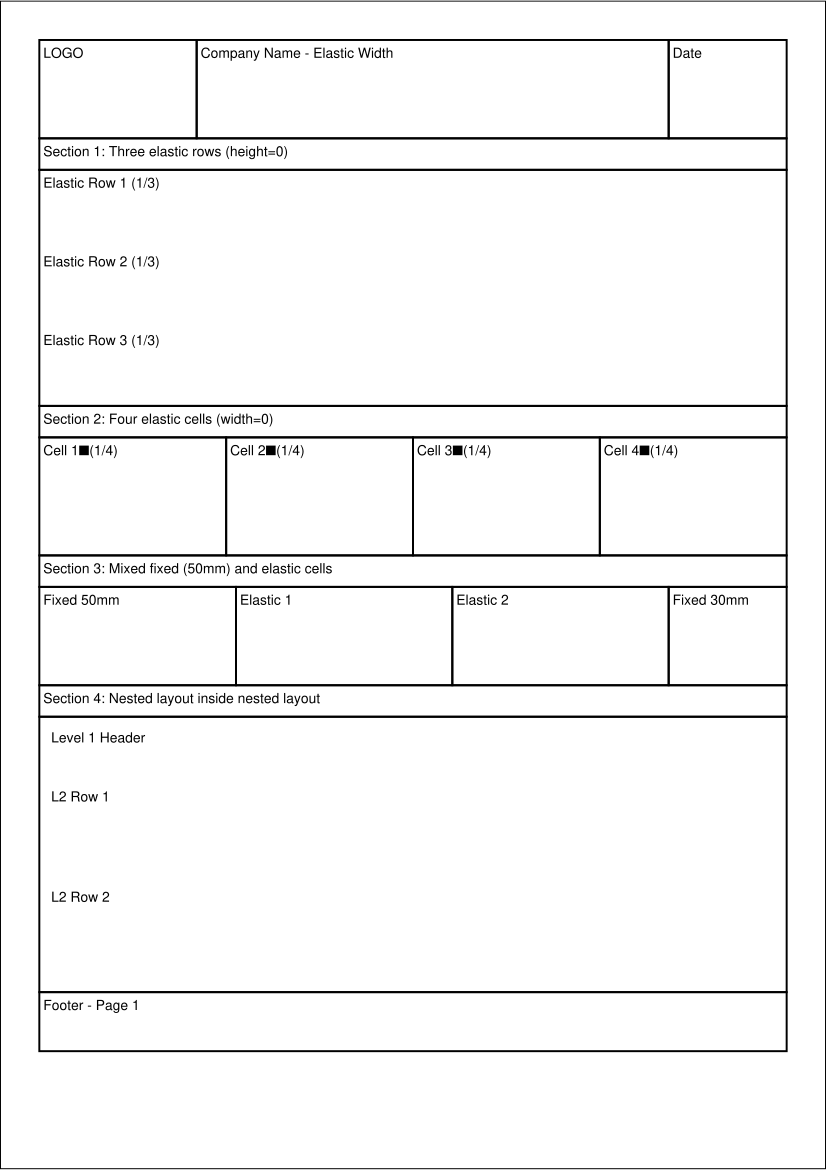

This chart was generated by the following Python code:
# Copyright 2025 Softwell S.r.l. - Licensed under Apache License 2.0
# See LICENSE file for details
"""Example: Nested layouts with elastic dimensions.

This example demonstrates:
- Nested layouts inside cells
- Elastic rows (height=0) that share available space equally
- Elastic cells (width=0) that share available space equally
- Mixed fixed and elastic dimensions
"""

from pathlib import Path

from genro_print.lrc_app import LRCPrintApp

HERE = Path(__file__).parent


class NestedElastic(LRCPrintApp):
    """Document with nested layouts and elastic dimensions."""

    def recipe(self, root):
        # Main layout: A4 with margins
        layout = root.layout(
            width=210.0,
            height=297.0,
            top=10.0,
            bottom=10.0,
            left=10.0,
            right=10.0,
            border_width=0.5,
        )

        # === HEADER: fixed height ===
        header = layout.row(height=25.0, border=True)
        header.cell(width=40.0, content="LOGO", border=True)
        header.cell(content="Company Name - Elastic Width", border=True)  # elastic
        header.cell(width=30.0, content="Date", border=True)

        # === SECTION 1: Three elastic rows sharing space ===
        # Title row (fixed)
        layout.row(height=8.0, border=True).cell(
            content="Section 1: Three elastic rows (height=0)", border=True
        )

        # Three elastic rows - each gets 1/3 of remaining space in this section
        # But first we need a container... let's use a fixed section
        section1 = layout.row(height=60.0, border=True)
        section1_cell = section1.cell(border=True)  # elastic width = full

        # Nested layout inside the cell
        nested1 = section1_cell.layout()
        # Three elastic rows
        r1 = nested1.row(height=0, border=True)  # elastic - gets 20mm
        r1.cell(content="Elastic Row 1 (1/3)", border=True)

        r2 = nested1.row(height=0, border=True)  # elastic - gets 20mm
        r2.cell(content="Elastic Row 2 (1/3)", border=True)

        r3 = nested1.row(height=0, border=True)  # elastic - gets 20mm
        r3.cell(content="Elastic Row 3 (1/3)", border=True)

        # === SECTION 2: Elastic cells in a row ===
        layout.row(height=8.0, border=True).cell(
            content="Section 2: Four elastic cells (width=0)", border=True
        )

        elastic_row = layout.row(height=30.0, border=True)
        elastic_row.cell(content="Cell 1\n(1/4)", border=True)  # elastic
        elastic_row.cell(content="Cell 2\n(1/4)", border=True)  # elastic
        elastic_row.cell(content="Cell 3\n(1/4)", border=True)  # elastic
        elastic_row.cell(content="Cell 4\n(1/4)", border=True)  # elastic

        # === SECTION 3: Mixed fixed and elastic ===
        layout.row(height=8.0, border=True).cell(
            content="Section 3: Mixed fixed (50mm) and elastic cells", border=True
        )

        mixed_row = layout.row(height=25.0, border=True)
        mixed_row.cell(width=50.0, content="Fixed 50mm", border=True)
        mixed_row.cell(content="Elastic 1", border=True)  # shares remaining
        mixed_row.cell(content="Elastic 2", border=True)  # shares remaining
        mixed_row.cell(width=30.0, content="Fixed 30mm", border=True)

        # === SECTION 4: Deep nesting ===
        layout.row(height=8.0, border=True).cell(
            content="Section 4: Nested layout inside nested layout", border=True
        )

        deep_section = layout.row(height=70.0, border=True)
        deep_cell = deep_section.cell(border=True)

        # First level nesting
        level1 = deep_cell.layout(top=2.0, bottom=2.0, left=2.0, right=2.0)

        level1_header = level1.row(height=15.0, border=True)
        level1_header.cell(content="Level 1 Header", border=True)

        level1_body = level1.row(height=0, border=True)  # elastic
        level1_left = level1_body.cell(width=80.0, border=True)
        level1_right = level1_body.cell(border=True)  # elastic

        # Second level nesting (inside left cell)
        level2 = level1_left.layout()
        level2.row(height=0, border=True).cell(content="L2 Row 1", border=True)
        level2.row(height=0, border=True).cell(content="L2 Row 2", border=True)

        # Content in right cell (no nesting)
        # Note: right cell just has content, no nested layout

        # === FOOTER: fixed height ===
        footer = layout.row(height=15.0, border=True)
        footer.cell(content="Footer - Page 1", border=True)


if __name__ == "__main__":
    report = NestedElastic()
    output = HERE / "nested_elastic.pdf"
    report.save(str(output))
    print(f"PDF saved to {output}")
